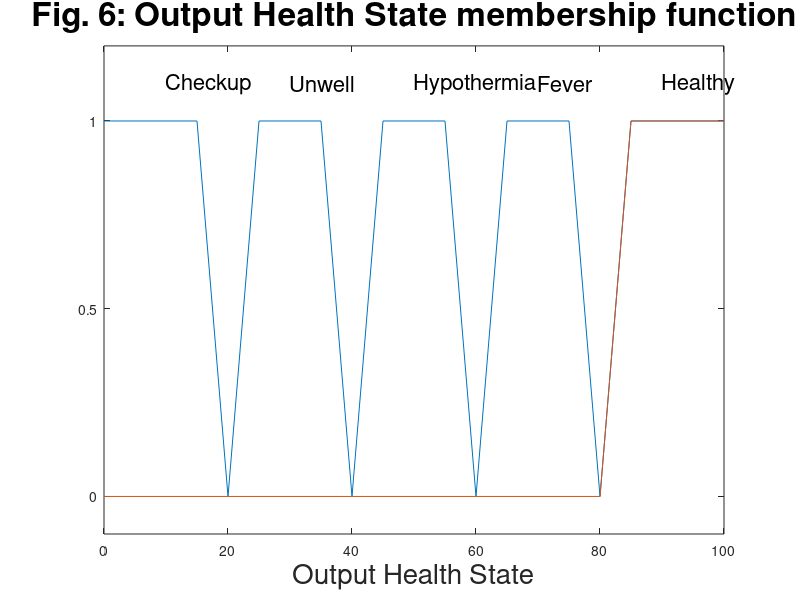

Source code (MATLAB):
x = (0:5:100);
y = [1,1,1,1,0,1,1,1,0,1,1,1,0,1,1,1,0,1,1,1,1];
y1 = [0,0,0,0,0,0,0,0,0,0,0,0,0,0,0,0,0,1,1,1,1];

figure;
plot( x,  y, x,  y1)

title ("Fig. 6: Output Health State membership function", "FontSize", 24 );
xlabel ("Output Health State", "FontSize", 20 );
        
ylim([-0.1  1.2]);
xlim([0    100]);
yticks([0,0.5,1]);

text (10, 1.1,  "Checkup",      "FontSize", 16);
text (30, 1.1,  "Unwell",       "FontSize", 16);
text (50, 1.1,  "Hypothermia",  "FontSize", 16);
text (70, 1.1,  "Fever",        "FontSize", 16);
text (90, 1.1,  "Healthy",      "FontSize", 16);
